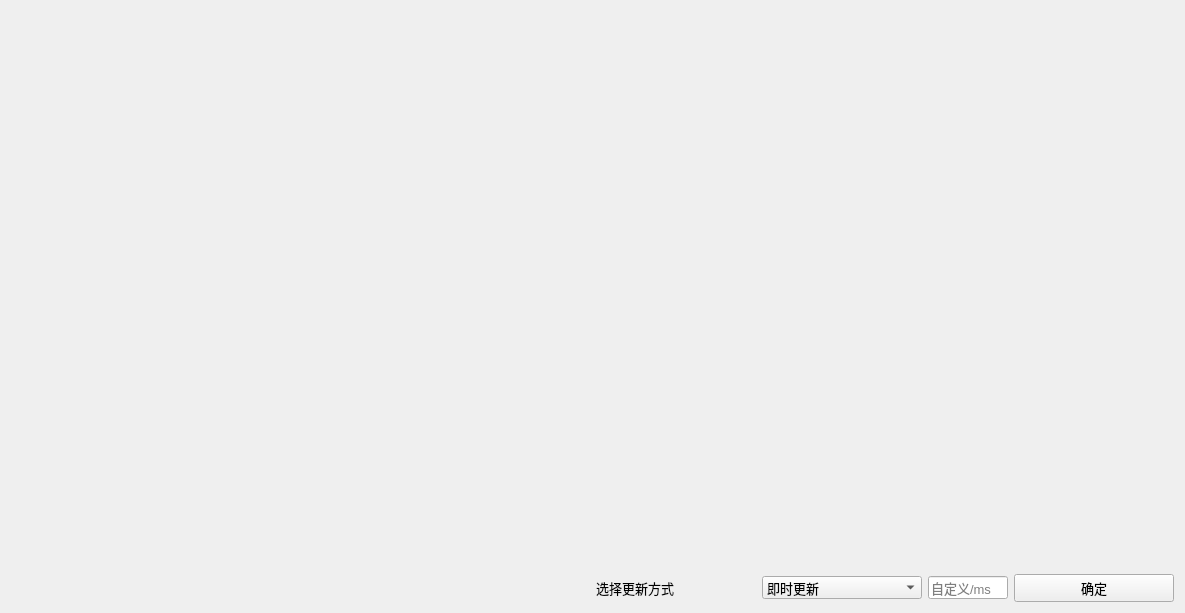
<?xml version="1.0" encoding="UTF-8"?>
<ui version="4.0">
 <class>GraphWid</class>
 <widget class="QWidget" name="GraphWid">
  <property name="geometry">
   <rect>
    <x>0</x>
    <y>0</y>
    <width>1185</width>
    <height>613</height>
   </rect>
  </property>
  <property name="font">
   <font>
    <pointsize>10</pointsize>
   </font>
  </property>
  <property name="windowTitle">
   <string>Form</string>
  </property>
  <layout class="QGridLayout" name="gridLayout" rowstretch="9,1" columnstretch="0,0">
   <item row="0" column="0" colspan="2">
    <widget class="QChartView" name="chartView" native="true">
     <property name="font">
      <font>
       <pointsize>10</pointsize>
      </font>
     </property>
    </widget>
   </item>
   <item row="1" column="0">
    <spacer name="horizontalSpacer">
     <property name="font">
      <font>
       <pointsize>10</pointsize>
      </font>
     </property>
     <property name="orientation">
      <enum>Qt::Horizontal</enum>
     </property>
     <property name="sizeHint" stdset="0">
      <size>
       <width>575</width>
       <height>20</height>
      </size>
     </property>
    </spacer>
   </item>
   <item row="1" column="1">
    <layout class="QHBoxLayout" name="horizontalLayout" stretch="2,2,1,2">
     <item>
      <widget class="QLabel" name="label">
       <property name="font">
        <font>
         <pointsize>10</pointsize>
        </font>
       </property>
       <property name="text">
        <string>选择更新方式</string>
       </property>
      </widget>
     </item>
     <item>
      <widget class="QComboBox" name="comboBox">
       <property name="font">
        <font>
         <pointsize>10</pointsize>
        </font>
       </property>
       <item>
        <property name="text">
         <string>即时更新</string>
        </property>
       </item>
       <item>
        <property name="text">
         <string>100ms</string>
        </property>
       </item>
       <item>
        <property name="text">
         <string>200ms</string>
        </property>
       </item>
       <item>
        <property name="text">
         <string>300ms</string>
        </property>
       </item>
       <item>
        <property name="text">
         <string>400ms</string>
        </property>
       </item>
       <item>
        <property name="text">
         <string>500ms</string>
        </property>
       </item>
       <item>
        <property name="text">
         <string>自定义时间</string>
        </property>
       </item>
      </widget>
     </item>
     <item>
      <widget class="QLineEdit" name="inputTime">
       <property name="font">
        <font>
         <pointsize>10</pointsize>
        </font>
       </property>
       <property name="placeholderText">
        <string>自定义/ms</string>
       </property>
      </widget>
     </item>
     <item>
      <widget class="QPushButton" name="inputBtn">
       <property name="font">
        <font>
         <pointsize>10</pointsize>
        </font>
       </property>
       <property name="text">
        <string>确定</string>
       </property>
      </widget>
     </item>
    </layout>
   </item>
  </layout>
 </widget>
 <customwidgets>
  <customwidget>
   <class>QChartView</class>
   <extends>QWidget</extends>
   <header>qchartview.h</header>
   <container>1</container>
  </customwidget>
 </customwidgets>
 <resources/>
 <connections/>
</ui>
